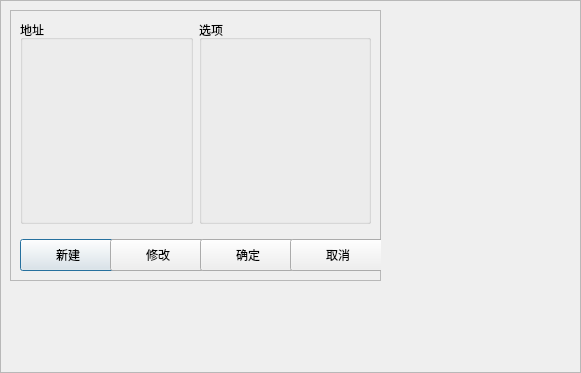
<?xml version="1.0" encoding="UTF-8"?>
<ui version="4.0">
    <class>UpdateSmartWalletForm</class>
    <widget class="QDialog" name="UpdateSmartWalletForm">
        <property name="geometry">
            <rect>
                <x>0</x>
                <y>0</y>
                <width>581</width>
                <height>373</height>
            </rect>
        </property>
        <property name="windowTitle">
            <string>Dialog</string>
        </property>
        <layout class="QVBoxLayout" name="verticalLayout">
            <property name="spacing">
                <number>0</number>
            </property>
            <property name="leftMargin">
                <number>0</number>
            </property>
            <property name="topMargin">
                <number>0</number>
            </property>
            <property name="rightMargin">
                <number>0</number>
            </property>
            <property name="bottomMargin">
                <number>0</number>
            </property>
            <item>
                <widget class="QFrame" name="frameMain">
                    <property name="frameShape">
                        <enum>QFrame::StyledPanel</enum>
                    </property>
                    <widget class="QFrame" name="frameContent">
                        <property name="geometry">
                            <rect>
                                <x>10</x>
                                <y>10</y>
                                <width>371</width>
                                <height>271</height>
                            </rect>
                        </property>
                        <property name="frameShape">
                            <enum>QFrame::StyledPanel</enum>
                        </property>
                        <layout class="QVBoxLayout" name="verticalLayout_2">
                            <item>
                                <layout class="QHBoxLayout" name="horizontalLayout_2">
                                    <item>
                                        <widget class="QGroupBox" name="groupBox">
                                            <property name="sizePolicy">
                                                <sizepolicy hsizetype="Preferred"
                                                    vsizetype="Expanding">
                                                    <horstretch>0</horstretch>
                                                    <verstretch>0</verstretch>
                                                </sizepolicy>
                                            </property>
                                            <property name="title">
                                                <string>地址</string>
                                            </property>
                                        </widget>
                                    </item>
                                    <item>
                                        <widget class="QGroupBox" name="groupBoxOptions">
                                            <property name="title">
                                                <string>选项</string>
                                            </property>
                                        </widget>
                                    </item>
                                </layout>
                            </item>
                            <item>
                                <layout class="QHBoxLayout" name="horizontalLayout">
                                    <property name="spacing">
                                        <number>9</number>
                                    </property>
                                    <property name="topMargin">
                                        <number>9</number>
                                    </property>
                                    <item>
                                        <widget class="QPushButton" name="ButtonNewAddress">
                                            <property name="sizePolicy">
                                                <sizepolicy hsizetype="Fixed" vsizetype="Fixed">
                                                    <horstretch>0</horstretch>
                                                    <verstretch>0</verstretch>
                                                </sizepolicy>
                                            </property>
                                            <property name="minimumSize">
                                                <size>
                                                    <width>96</width>
                                                    <height>32</height>
                                                </size>
                                            </property>
                                            <property name="maximumSize">
                                                <size>
                                                    <width>96</width>
                                                    <height>32</height>
                                                </size>
                                            </property>
                                            <property name="text">
                                                <string>新建</string>
                                            </property>
                                        </widget>
                                    </item>
                                    <item>
                                        <widget class="QPushButton" name="ButtonEditAddress">
                                            <property name="sizePolicy">
                                                <sizepolicy hsizetype="Fixed" vsizetype="Fixed">
                                                    <horstretch>0</horstretch>
                                                    <verstretch>0</verstretch>
                                                </sizepolicy>
                                            </property>
                                            <property name="minimumSize">
                                                <size>
                                                    <width>96</width>
                                                    <height>32</height>
                                                </size>
                                            </property>
                                            <property name="maximumSize">
                                                <size>
                                                    <width>96</width>
                                                    <height>32</height>
                                                </size>
                                            </property>
                                            <property name="text">
                                                <string>修改</string>
                                            </property>
                                        </widget>
                                    </item>
                                    <item>
                                        <spacer name="horizontalSpacer">
                                            <property name="orientation">
                                                <enum>Qt::Horizontal</enum>
                                            </property>
                                            <property name="sizeHint" stdset="0">
                                                <size>
                                                    <width>40</width>
                                                    <height>20</height>
                                                </size>
                                            </property>
                                        </spacer>
                                    </item>
                                    <item>
                                        <widget class="QPushButton" name="ButtonOK">
                                            <property name="sizePolicy">
                                                <sizepolicy hsizetype="Fixed" vsizetype="Fixed">
                                                    <horstretch>0</horstretch>
                                                    <verstretch>0</verstretch>
                                                </sizepolicy>
                                            </property>
                                            <property name="minimumSize">
                                                <size>
                                                    <width>96</width>
                                                    <height>32</height>
                                                </size>
                                            </property>
                                            <property name="maximumSize">
                                                <size>
                                                    <width>96</width>
                                                    <height>32</height>
                                                </size>
                                            </property>
                                            <property name="text">
                                                <string>确定</string>
                                            </property>
                                        </widget>
                                    </item>
                                    <item>
                                        <widget class="QPushButton" name="ButtonCancel">
                                            <property name="sizePolicy">
                                                <sizepolicy hsizetype="Fixed" vsizetype="Fixed">
                                                    <horstretch>0</horstretch>
                                                    <verstretch>0</verstretch>
                                                </sizepolicy>
                                            </property>
                                            <property name="minimumSize">
                                                <size>
                                                    <width>96</width>
                                                    <height>32</height>
                                                </size>
                                            </property>
                                            <property name="maximumSize">
                                                <size>
                                                    <width>96</width>
                                                    <height>32</height>
                                                </size>
                                            </property>
                                            <property name="text">
                                                <string>取消</string>
                                            </property>
                                        </widget>
                                    </item>
                                </layout>
                            </item>
                        </layout>
                    </widget>
                </widget>
            </item>
        </layout>
    </widget>
    <resources />
    <connections />
</ui>
